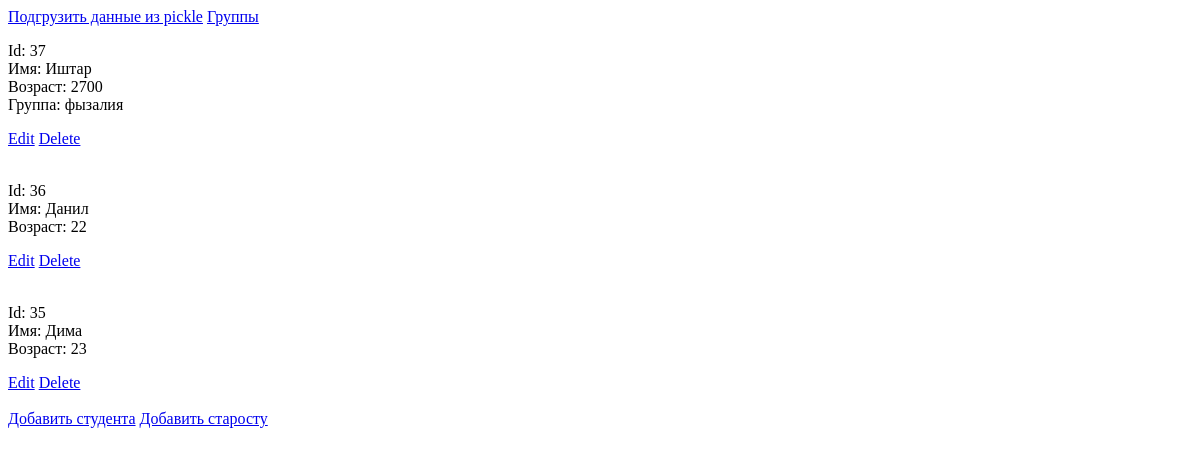
Before: /group1/ with the older database file.
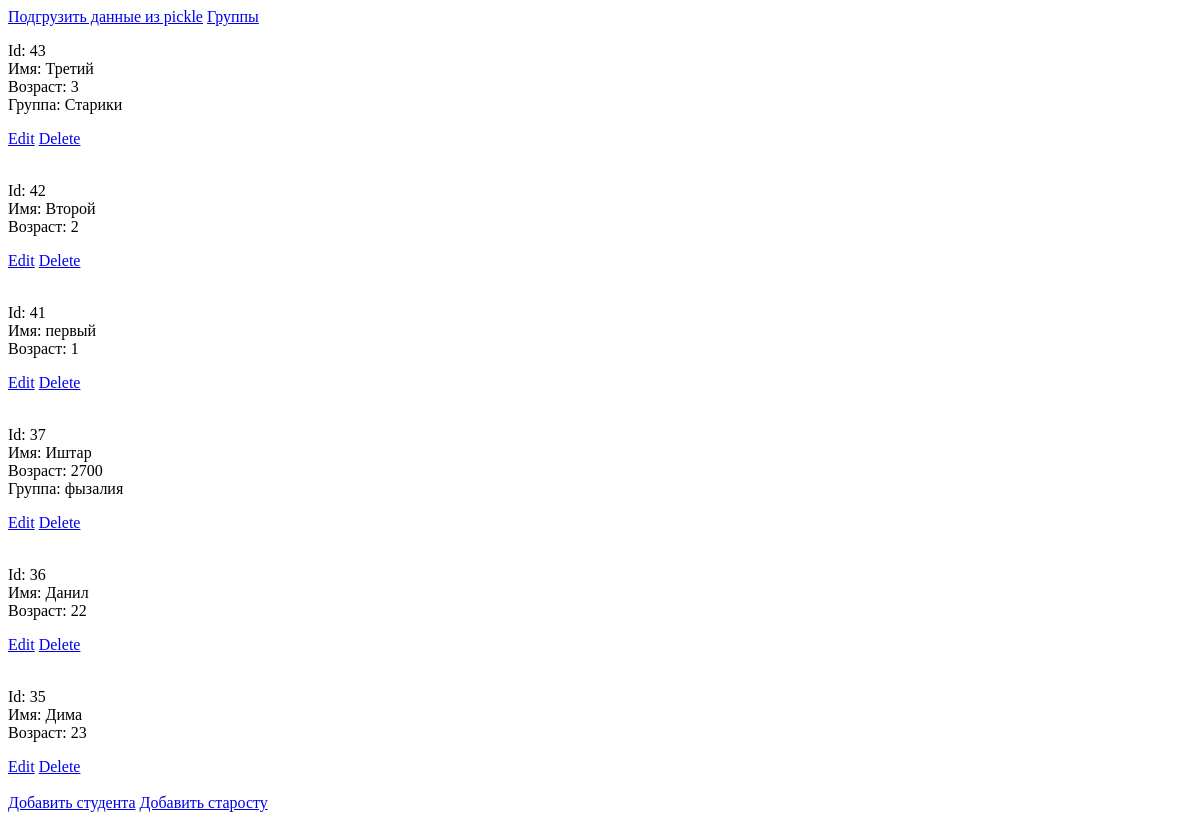
After: the same page with the newer database file.
### tables this page shows
CREATE TABLE students(
					   id integer primary key autoincrement,
					   age integer,
					   name text,
					   group_name text,
					   type text
					   );

### app/api/roots.py (the view)
@bp.route("/")
def index():
    group = get_group()
    group.show_items()
    return render_template("group/group.tpl", group=group.show_items(), selfurl=selfurl)

### app/__init__.py (called while the page is built)
@app.template_test('instanceof')
def is_instanceof(value, type_name):
    return value.__class__.__name__ == type_name

### app/api/group.py (called while the page is built)
    def set_io_handler(self, io_handler: IOHandler):
        self.io_handler = io_handler

    def show_items(self):
        items = []
        for item in self.storage.get_items():
            item.io_handler = copy.deepcopy(self.io_handler)
            item.output()
            items.append(item)
        return items

### app/api/roots.py (called while the page is built)
def get_group():
    if 'group' not in g:
        g.group = Group(io_handler=FlaskIOHandler(request))
    return g.group

@bp.teardown_request
def teardown_book(ctx):
    get_group().storage.store()

### app/io_handlers/flask_handler.py (called while the page is built)
    def write(self, title, value):
        self.output.append(f"{title}: {value}<br>")

    def get_output(self):
        return "".join(self.output)

### app/models/leader.py (called while the page is built)
    def output(self):
        super().output()
        self.io_handler.write("Группа", self.group)

    def load(self, row):
        self.id = row['id']
        self.name = row['name']
        self.age = row['age']
        self.group = row['group_name']

### app/models/student.py (called while the page is built)
    def output(self):
        self.io_handler.write("Id", self.id)
        self.io_handler.write("Имя", self.name)
        self.io_handler.write("Возраст", self.age)

    def load(self, row):
        self.id = row['id']
        self.name = row['name']
        self.age = row['age']

### app/storage/db_storage.py (called while the page is built)
    def select_type(self, row):
        if row["type"] == "leader":
            return Leader(io_handler=self.group.io_handler)
        else:
            return Student(io_handler=self.group.io_handler)

    def load(self):
        if not os.path.exists(selfpath):
            os.mkdir(selfpath)
        self.db = sqlite3.connect(selfpath+'students.sqlite', detect_types=sqlite3.PARSE_DECLTYPES)
        self.db.execute("""
				   create table if not exists students(
					   id integer primary key autoincrement,
					   age integer,
					   name text,
					   group_name text,
					   type text
					   )""")
        self.db.row_factory = sqlite3.Row
        self.cursor = self.db.cursor()

    def store(self):
        self.db.commit()
        self.db.close()

    def get_items(self):
        self.cursor.execute("select * from students order by id desc")
        for row in self.cursor:
            item = self.select_type(row)
            item.load(row)
            yield item

### app/templates/group/group.tpl (shortened to what this page needs)
{% extends "group/base.tpl" %}
{% block content %}
    {% for person in group %}
{% include "group/item.tpl" ignore missing %}
    {% else %}
Group is empty
    {% endfor %}
{% include "group/add_student.tpl" ignore missing %}
{% include "group/add_leader.tpl" ignore missing %}
{% endblock %}

### app/templates/group/base.tpl
{% include "group/header.tpl" ignore missing %}
{% block content %} {% endblock %}
{% include "group/footer.tpl" ignore missing %}

### app/templates/group/load_from_pickle.tpl
<a href='{{selfurl}}/load_from_pickle'>Подгрузить данные из pickle</a>

### app/templates/group/header.tpl (shortened to what this page needs)
<html>
<head>
</head>
<body><body><a href="/">Группы</a>

### app/templates/group/item.tpl
<p>
{{person.io_handler.get_output()}}
</p>
{% set cls_id = 1 %}
{%if person is instanceof('Leader')%}
    {% set cls_id = 2 %}
{% endif %}
<a href="/edit_form/{{cls_id}}/{{person.id}}">Edit</a>
<a href="/delete/{{person.id}}">Delete</a>
<br><br>

### app/templates/group/add_student.tpl
<a href='{{selfurl}}/showform/1'>Добавить студента</a>

### app/templates/group/add_leader.tpl
<a href='{{selfurl}}/showform/2'>Добавить старосту</a>

### app/templates/group/footer.tpl
</body></html>

Changed rows visible on the page:
added students: io_handler.get_output "Id: 43 Имя: Третий Возраст: 3 Группа: Старики"
added students: io_handler.get_output "Id: 42 Имя: Второй Возраст: 2"
added students: io_handler.get_output "Id: 41 Имя: первый Возраст: 1"
